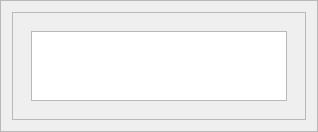
           <widget class="QFrame" name="TaskRecordContentBox">
            <property name="maximumSize">
             <size>
              <width>16777215</width>
              <height>0</height>
             </size>
            </property>
            <property name="styleSheet">
             <string notr="true">QFrame#TaskRecordContentBox{
	background-color: rgb(245, 249, 254);
border:0px solid red;
border-radius:20px
}</string>
            </property>
            <property name="frameShape">
             <enum>QFrame::StyledPanel</enum>
            </property>
            <property name="frameShadow">
             <enum>QFrame::Raised</enum>
            </property>
            <layout class="QVBoxLayout" name="verticalLayout_96">
             <item>
              <widget class="QFrame" name="TaskRecordContent">
               <property name="maximumSize">
                <size>
                 <width>16777215</width>
                 <height>16777215</height>
                </size>
               </property>
               <property name="frameShape">
                <enum>QFrame::StyledPanel</enum>
               </property>
               <property name="frameShadow">
                <enum>QFrame::Raised</enum>
               </property>
               <layout class="QHBoxLayout" name="horizontalLayout_22">
                <item>
                 <widget class="QWidget" name="widget_2" native="true">
                  <layout class="QVBoxLayout" name="verticalLayout_45">
                   <item>
                    <widget class="QTableWidget" name="table_widget_2"/>
                   </item>
                  </layout>
                 </widget>
                </item>
               </layout>
              </widget>
             </item>
            </layout>
           </widget>
